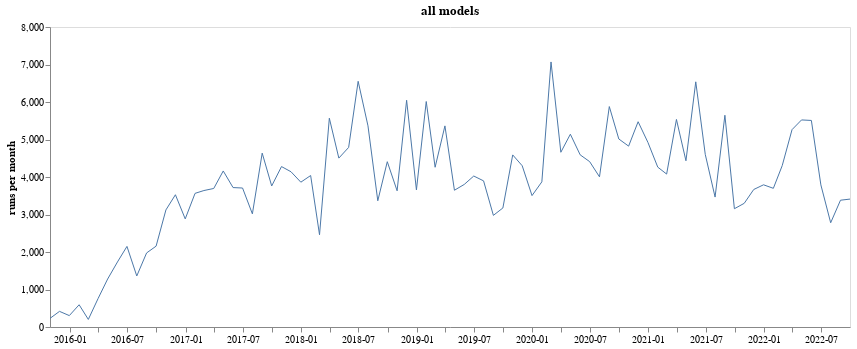

Here is the notebook cell this chart was saved with:
### Code cell
all_models_counts = long.groupby('index').sum().reset_index()
altair.Chart(all_models_counts).mark_line().encode(
    altair.X('index:T', axis=altair.Axis(format='%Y-%m'), title=None),
    altair.Y('value:Q', title='runs per month'),
    size=altair.value(1)
).properties(
    width=800,
    height=300,
    title='all models'
).configure_axis(
    grid=False
)

### Figure 1 — Vega-Lite specification as saved in the notebook (floating-point values rounded to 4 significant figures)
{"config": {"view": {"continuousWidth": 400, "continuousHeight": 300}, "axis": {"grid": false}}, "data": {"name": "data-560ac3275090625e8f81ced6cd922048"}, "mark": "line", "encoding": {"size": {"value": 1}, "x": {"type": "temporal", "axis": {"format": "%Y-%m"}, "field": "index", "title": null}, "y": {"type": "quantitative", "field": "value", "title": "runs per month"}}, "height": 300, "title": "all models", "width": 800, "$schema": "https://vega.github.io/schema/vega-lite/v4.8.1.json", "datasets": {"data-560ac3275090625e8f81ced6cd922048": [{"index": "2015-10-31T00:00:00+00:00", "value": 230.0}, {"index": "2015-11-30T00:00:00+00:00", "value": 417.0}, {"index": "2015-12-31T00:00:00+00:00", "value": 304.0}, {"index": "2016-01-31T00:00:00+00:00", "value": 593.0}, {"index": "2016-02-29T00:00:00+00:00", "value": 202.0}, {"index": "2016-03-31T00:00:00+00:00", "value": 762.0}, {"index": "2016-04-30T00:00:00+00:00", "value": 1279.0}, {"index": "2016-05-31T00:00:00+00:00", "value": 1734.0}, {"index": "2016-06-30T00:00:00+00:00", "value": 2149.0}, {"index": "2016-07-31T00:00:00+00:00", "value": 1361.0}, {"index": "2016-08-31T00:00:00+00:00", "value": 1975.0}, {"index": "2016-09-30T00:00:00+00:00", "value": 2156.0}, {"index": "2016-10-31T00:00:00+00:00", "value": 3122.0}, {"index": "2016-11-30T00:00:00+00:00", "value": 3527.0}, {"index": "2016-12-31T00:00:00+00:00", "value": 2883.0}, {"index": "2017-01-31T00:00:00+00:00", "value": 3564.0}, {"index": "2017-02-28T00:00:00+00:00", "value": 3639.0}, {"index": "2017-03-31T00:00:00+00:00", "value": 3694.0}, {"index": "2017-04-30T00:00:00+00:00", "value": 4161.0}, {"index": "2017-05-31T00:00:00+00:00", "value": 3718.0}, {"index": "2017-06-30T00:00:00+00:00", "value": 3706.0}, {"index": "2017-07-31T00:00:00+00:00", "value": 3017.0}, {"index": "2017-08-31T00:00:00+00:00", "value": 4637.0}, {"index": "2017-09-30T00:00:00+00:00", "value": 3761.0}, {"index": "2017-10-31T00:00:00+00:00", "value": 4278.0}, {"index": "2017-11-30T00:00:00+00:00", "value": 4140.0}, {"index": "2017-12-31T00:00:00+00:00", "value": 3862.0}, {"index": "2018-01-31T00:00:00+00:00", "value": 4039.0}, {"index": "2018-02-28T00:00:00+00:00", "value": 2460.0}, {"index": "2018-03-31T00:00:00+00:00", "value": 5568.0}, {"index": "2018-04-30T00:00:00+00:00", "value": 4504.0}, {"index": "2018-05-31T00:00:00+00:00", "value": 4789.0}, {"index": "2018-06-30T00:00:00+00:00", "value": 6552.0}, {"index": "2018-07-31T00:00:00+00:00", "value": 5364.0}, {"index": "2018-08-31T00:00:00+00:00", "value": 3366.0}, {"index": "2018-09-30T00:00:00+00:00", "value": 4408.0}, {"index": "2018-10-31T00:00:00+00:00", "value": 3632.0}, {"index": "2018-11-30T00:00:00+00:00", "value": 6047.0}, {"index": "2018-12-31T00:00:00+00:00", "value": 3656.0}, {"index": "2019-01-31T00:00:00+00:00", "value": 6013.0}, {"index": "2019-02-28T00:00:00+00:00", "value": 4260.0}, {"index": "2019-03-31T00:00:00+00:00", "value": 5363.0}, {"index": "2019-04-30T00:00:00+00:00", "value": 3647.0}, {"index": "2019-05-31T00:00:00+00:00", "value": 3802.0}, {"index": "2019-06-30T00:00:00+00:00", "value": 4026.0}, {"index": "2019-07-31T00:00:00+00:00", "value": 3897.0}, {"index": "2019-08-31T00:00:00+00:00", "value": 2977.0}, {"index": "2019-09-30T00:00:00+00:00", "value": 3174.0}, {"index": "2019-10-31T00:00:00+00:00", "value": 4589.0}, {"index": "2019-11-30T00:00:00+00:00", "value": 4300.0}, {"index": "2019-12-31T00:00:00+00:00", "value": 3504.0}, {"index": "2020-01-31T00:00:00+00:00", "value": 3871.0}, {"index": "2020-02-29T00:00:00+00:00", "value": 7068.0}, {"index": "2020-03-31T00:00:00+00:00", "value": 4660.0}, {"index": "2020-04-30T00:00:00+00:00", "value": 5141.0}, {"index": "2020-05-31T00:00:00+00:00", "value": 4591.0}, {"index": "2020-06-30T00:00:00+00:00", "value": 4410.0}, {"index": "2020-07-31T00:00:00+00:00", "value": 4004.0}, {"index": "2020-08-31T00:00:00+00:00", "value": 5878.0}, {"index": "2020-09-30T00:00:00+00:00", "value": 5014.0}, {"index": "2020-10-31T00:00:00+00:00", "value": 4823.0}, {"index": "2020-11-30T00:00:00+00:00", "value": 5474.0}, {"index": "2020-12-31T00:00:00+00:00", "value": 4921.0}, {"index": "2021-01-31T00:00:00+00:00", "value": 4263.0}, {"index": "2021-02-28T00:00:00+00:00", "value": 4078.0}, {"index": "2021-03-31T00:00:00+00:00", "value": 5535.0}, {"index": "2021-04-30T00:00:00+00:00", "value": 4433.0}, {"index": "2021-05-31T00:00:00+00:00", "value": 6538.0}, {"index": "2021-06-30T00:00:00+00:00", "value": 4604.0}, {"index": "2021-07-31T00:00:00+00:00", "value": 3465.0}, {"index": "2021-08-31T00:00:00+00:00", "value": 5647.0}, {"index": "2021-09-30T00:00:00+00:00", "value": 3154.0}, {"index": "2021-10-31T00:00:00+00:00", "value": 3298.0}, {"index": "2021-11-30T00:00:00+00:00", "value": 3667.0}, {"index": "2021-12-31T00:00:00+00:00", "value": 3792.0}, {"index": "2022-01-31T00:00:00+00:00", "value": 3698.0}, {"index": "2022-02-28T00:00:00+00:00", "value": 4304.0}, {"index": "2022-03-31T00:00:00+00:00", "value": 5263.0}, {"index": "2022-04-30T00:00:00+00:00", "value": 5522.0}, {"index": "2022-05-31T00:00:00+00:00", "value": 5508.0}, {"index": "2022-06-30T00:00:00+00:00", "value": 3790.0}, {"index": "2022-07-31T00:00:00+00:00", "value": 2780.0}, {"index": "2022-08-31T00:00:00+00:00", "value": 3381.0}, {"index": "2022-09-30T00:00:00+00:00", "value": 3411.0}]}}
